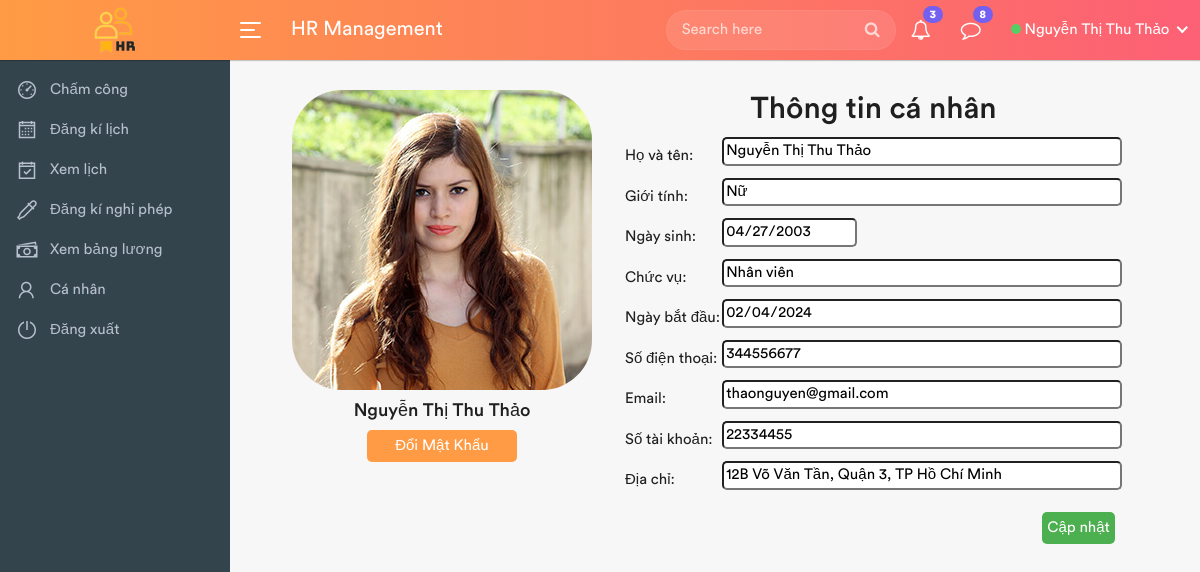
The app's page /nhanvien.php?page=canhan (signed in) with its own data.
### tables this page shows
CREATE TABLE IF NOT EXISTS `taikhoan` (
  `TenDangNhap` varchar(100) NOT NULL,
  `MatKhau` varchar(50) NOT NULL,
  `Last_login` timestamp NOT NULL DEFAULT CURRENT_TIMESTAMP,
  `MaND` int NOT NULL,
  PRIMARY KEY (`TenDangNhap`),
  KEY `MaND` (`MaND`)
);

CREATE TABLE IF NOT EXISTS `nguoidung` (
  `MaND` int NOT NULL AUTO_INCREMENT,
  `HoVaTen` varchar(50) NOT NULL,
  `NgaySinh` date NOT NULL,
  `GioiTinh` varchar(10) NOT NULL,
  `Sdt` int NOT NULL,
  `Email` varchar(50) NOT NULL,
  `IMG` varchar(50) NOT NULL,
  `Stk` double DEFAULT NULL,
  `MaCV` int DEFAULT NULL,
  `DiaChi` varchar(100) NOT NULL,
  `LuongTheoGio` float NOT NULL,
  `BHXH` float NOT NULL,
  `NgayBatDau` date NOT NULL,
  `NgayKetThuc` date NOT NULL,
  PRIMARY KEY (`MaND`),
  KEY `MaCV` (`MaCV`)
);

CREATE TABLE IF NOT EXISTS `chucvu` (
  `MaCV` int NOT NULL AUTO_INCREMENT,
  `TenCV` varchar(30) NOT NULL,
  PRIMARY KEY (`MaCV`)
);

### page/canhan/canhan.php (the view, shortened to what this page needs)
<?php
$MaND=$_SESSION['MaND'];
$hoten=$_SESSION['hoten'];
    try{
        $sql ="select * from nguoidung nd join chucvu cv on nd.MaCV=cv.MaCV where MaND='$MaND'";
        $ds=$dbh->prepare($sql);
        $ds->execute();
        $result= $ds->fetchAll(PDO::FETCH_ASSOC);
        foreach ($result as $row) {
        echo ' <div class="TTCN">';
        echo '
        <div class="left">
            <img src="./assets/img/profiles/'.$row['IMG'].'"class="avata"/>
            <h4>'.$hoten.'</h4>
            <form  method="post">
            <button class="btntd" value="" name="btndmk">Đổi Mật Khẩu</button>
            </form>
        </div>
        ';
        echo '
        <div class="right">';
            if(isset($_REQUEST['btndmk'])){
                echo '
                <form  method="post">
                <table>
                    <tr>
                        <td colspan="2"><h2>Thay đổi mật khẩu</h2></td>
                    </tr>
                    <tr>
                    <td>Nhập mật khẩu cũ: </td>
                        <td><input type="password" class="iput" name="mkcu" required ></td>
                    </tr>
                    <tr>
                    <td>Nhập mật khẩu mới: </td>
                        <td><input type="password" class="iput" name="mkmoi" required ></td>
                    </tr>
                    <td>Nhập lại mật khẩu : </td>
                        <td><input type="password" class="iput" name="mknhaplai" required ></td>
                    </tr>
                </table>
                <input type="submit" value="Lưu " class="btnluu" name="btnluu">
                </form>
                ';
            }else{
                echo'
                <form  method="post">
                <table>
                    <tr>
                        <td colspan="2"><h2>Thông tin cá nhân</h2></td>
                    </tr>
                    <tr>
                        <td>Họ và tên: </td>
                        <td><input type="text" name="HoVaTen"  readonly  class="iput"  value="'.$row['HoVaTen'].'"></td>
                    </tr>
                    <tr>
                        <td>Giới tính: </td>
                        <td><input type="text"name="gioitinh"  readonly class="iput"  value="'.$row['GioiTinh'].'"></td>
                    </tr>
                    <tr>
                        <td>Ngày sinh:  </td>
                        <td><input type="date" name="ngaysinh"  readonly class="date" value="'.$row['NgaySinh'].'"></td>
                    </tr>
                    <tr>
                        <td>Chức vụ: </td>
                        <td><input type="text" class="iput" readonly  value="'.$row['TenCV'].'"></td>
                    </tr>
                    <tr>
                    <td>Ngày bắt đầu: </td>
                        <td><input type="date" class="iput" readonly  value="'.$row['NgayBatDau'].'"></td>
                    </tr>
                    <tr>
                        <td>Số điện thoại: </td>
                        <td><input type="number" name="Sdt" class="iput"  value="'.$row['Sdt'].'"></td>
                    </tr>
                     <tr>
                        <td>Email: </td>
                        <td><input type="mail" name="Email" class="iput"  value="'.$row['Email'].'"></td>
                    </tr>
                    <tr>
                        <td>Số tài khoản: </td>
                        <td><input type="number" name="Stk" class="iput"  value="'.$row['Stk'].'"></td>
                    </tr>
                    <tr>
                        <td>Địa chỉ: </td>
                        <td><input type="text" name="DiaChi" class="iput"   value="'.$row['DiaChi'].'"></td>
                    </tr>
                    <tr>
                        <td></td>
                        <td> <button class="btncntt" value="" name="btncntt">Cập nhật</button></td>
                    </tr>
                </table>
                </form>
                ';
            }
        echo '</div>';
        echo '</div>';
    }
    }catch (PDOException $e) {
            echo "Lỗi: " . $e->getMessage();
        }
?>

### nhanvien.php (shortened to what this page needs)
<?php
	include_once ("includes/config.php");
?>
<!DOCTYPE html>
<html lang="en">
    <head>
        <link rel="stylesheet" href="assets/css/bootstrap.min.css">
        <link rel="stylesheet" href="assets/css/font-awesome.min.css">
        <link rel="stylesheet" href="assets/css/line-awesome.min.css">
		<link rel="stylesheet" href="assets/plugins/morris/morris.css">
        <link rel="stylesheet" href="assets/css/style.css">
        <link rel="stylesheet" href="./assets/css/chamcong.css">
         <link rel="stylesheet" href="https://cdn.jsdelivr.net/npm/sweetalert2@11/dist/sweetalert2.min.css">
        <link href="https://cdn.jsdelivr.net/npm/@goongmaps/goong-js@1.0.9/dist/goong-js.css" rel="stylesheet" />
    </head>
    <body>
        <div class="main-wrapper">
            <?php include_once("includes/header.php"); ?>
            <?php
    $username = $_SESSION['userlogin'];
    if(substr($username, 0, 2) == 'QL') {
        include('includes/sidebar.php');
    }
    elseif(substr($username, 0, 2) == 'NV') {
        include('includes/sidebar_emp.php');
    }
    else {
        echo "Lỗi: Username không hợp lệ.";
    }
?>
            <div class="page-wrapper">
                <div class="content container-fluid">
            <?php
              if(isset($_REQUEST['page'])){
                $page=$_REQUEST['page'];
                if($page =='chamcong') {
                    $MaND=$_SESSION['MaND'];
                    try{
                        $sql ="select * from khuonmat where MaND=$MaND  ";
                        $nhandien = $dbh->query($sql);
                        if ($nhandien->rowCount() > 0) {
                            include_once ('./page/chamcong/test.php');
                        } else {
                            include_once ('./page/chamcong/train.php');
                        }
                    }catch (PDOException $e) {
                            echo "Lỗi: " . $e->getMessage();
                        }
                }    elseif($page =='dangkilich') {
                        include_once ('./page/DKLich/dangkylich.php');
                    } elseif($page == 'xemlich') {
                        include_once('./page/xemlich/xemlich.php');
                    }
                    elseif($page == 'dangkynghiphep') {
                        include_once('./page/DKNghiPhep/DKNP.php');
                    }
                    elseif($page == 'xembangluong') {
                        include_once('./page/xemluong/xembangluong.php');
                    }
                    elseif($page == 'canhan') {
                        include_once ('./page/canhan/canhan.php');
                    }
              }
            ?>
  </div>
</div>
   </div>
    </body>
</html>

### includes/header.php (shortened to what this page needs)
<div class="header">
	<div class="header-left">
		<a href="index.php" class="logo">
			<img src="assets/img/logo4.png" width="50" height="50" alt="">
		</a>
	</div>
	<a id="toggle_btn" href="javascript:void(0);">
		<span class="bar-icon">
			<span></span>
			<span></span>
			<span></span>
		</span>
	</a>
	<div class="page-title-box">
		<h3>HR Management</h3>
	</div>
	<ul class="nav user-menu">
		<li class="nav-item">
			<div class="top-nav-search">
				<form action="search.php">
					<input class="form-control" type="text" placeholder="Search here">
					<button class="btn" type="submit"><i class="fa fa-search"></i></button>
				</form>
			</div>
		</li>
		<li class="nav-item dropdown">
			<a href="#" class="dropdown-toggle nav-link" data-toggle="dropdown">
				<i class="fa fa-bell-o"></i> <span class="badge badge-pill">3</span>
			</a>
		</li>
		<li class="nav-item dropdown">
			<a href="#" class="dropdown-toggle nav-link" data-toggle="dropdown">
				<i class="fa fa-comment-o"></i> <span class="badge badge-pill">8</span>
			</a>
		</li>
		<?php
		$userlogin=$_SESSION['userlogin'];
		$sql = "SELECT * from TaiKhoan t join nguoidung n on t.MaND=n.MaND where TenDangNhap='$userlogin' ";
		$query = $dbh -> prepare($sql);
		$query->execute();
		$result=$query->fetch(PDO::FETCH_OBJ);
		?>
		<li class="nav-item dropdown has-arrow main-drop">
			<a href="#" class="dropdown-toggle nav-link" data-toggle="dropdown">
				<span class="status online"></span></span>
				<span><?php
				 echo htmlentities(ucfirst($result->HoVaTen), ENT_QUOTES, 'UTF-8');
				 ?></span>
			</a>
		</li>
	</ul>
</div>

### includes/sidebar_emp.php
<div class="sidebar" id="sidebar">
                <div class="sidebar-inner slimscroll">
					<div id="sidebar-menu" class="sidebar-menu">
						<ul>
							<li>
								<a href="nhanvien.php?page=chamcong"><i class="la la-dashboard"></i> <span> Chấm công</span></a>
							</li>
							<li ><a href="nhanvien.php?page=dangkilich"><i class="la la-calendar"></i><span>Đăng kí lịch</span></a></li>
							<li ><a href="nhanvien.php?page=xemlich"><i class="la la-calendar-check-o"></i><span>Xem lịch</span></a></li>
							<li ><a href="nhanvien.php?page=dangkynghiphep"><i class="la la-eyedropper"></i><span>Đăng kí nghỉ phép</span></a></li>
							<li ><a href="nhanvien.php?page=xembangluong"><i class="la la-money"></i><span>Xem bảng lương</span></a></li>
							<li>
								<a href="nhanvien.php?page=canhan"><i class="la la-user"></i> <span> Cá nhân </span> </a>
							</li>
							<li>
								<a href="logout.php"><i class="la la-power-off"></i> <span>Đăng xuất</span></a>
							</li>
						</ul>
					</div>
                </div>
            </div>

### records on screen
taikhoan: MaND.HoVaTen "Nguyễn Thị Thu Thảo"
nguoidung: IMG (picture), HoVaTen "Nguyễn Thị Thu Thảo", gioitinh "Nữ", ngaysinh "04/27/2003", MaCV.TenCV "Nhân viên", NgayBatDau "02/04/2024", Sdt "344556677", Email "thaonguyen@gmail.com", Stk "22334455", DiaChi "12B Võ Văn Tần, Quận 3, TP Hồ Chí Minh"
